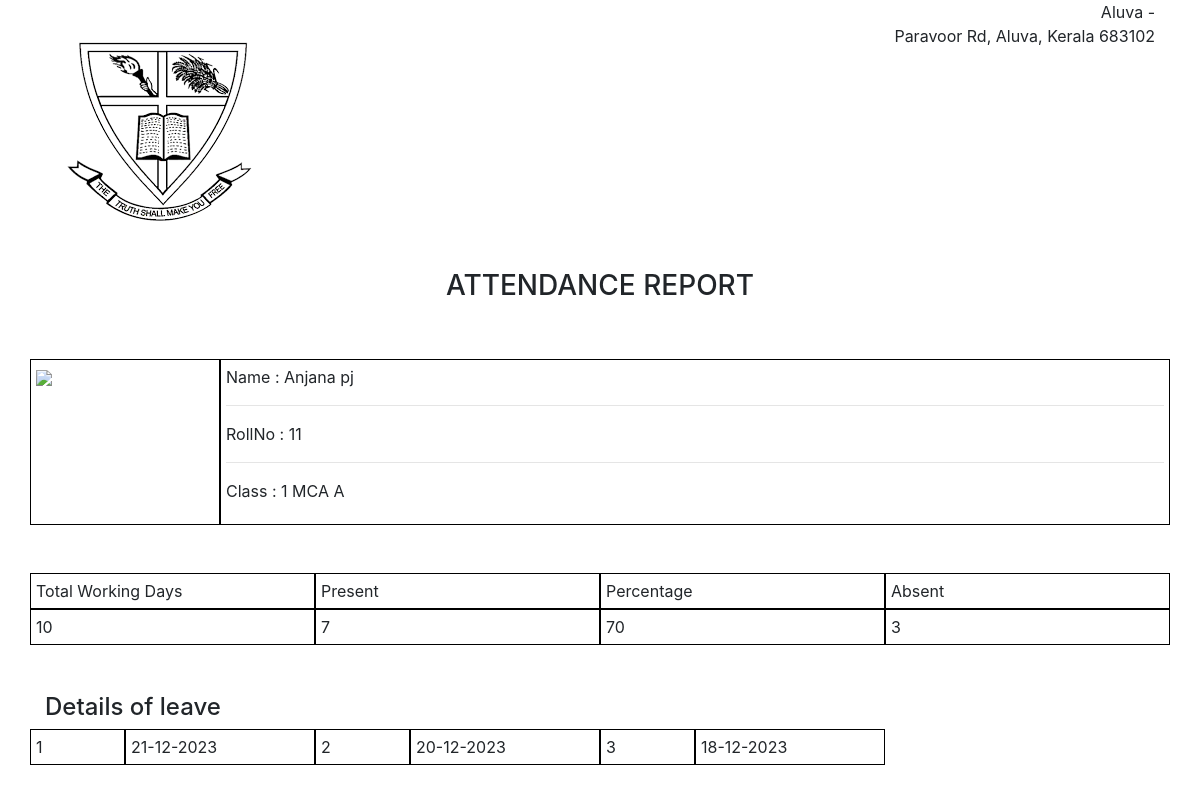
/generateAttendanceReport.php?id=8 (signed in), run on the app's committed database.
### tables this page shows
CREATE TABLE `student` (
  `id` int(11) NOT NULL,
  `name` varchar(50) NOT NULL,
  `class` int(11) NOT NULL,
  `roll` int(11) NOT NULL,
  `email` varchar(100) NOT NULL,
  `phone` varchar(10) NOT NULL,
  `yearOfAdmission` date NOT NULL
);

CREATE TABLE `class` (
  `id` int(11) NOT NULL,
  `name` varchar(250) NOT NULL
);

CREATE TABLE `attendance` (
  `id` int(11) NOT NULL,
  `student` varchar(10) NOT NULL,
  `subject` int(11) NOT NULL,
  `date` date NOT NULL,
  `absent` int(11) NOT NULL
);

### generateAttendanceReport.php (the view, shortened to what this page needs)
<?php
  require 'config.php';
  $records = $conn->prepare('SELECT * FROM student WHERE id = :id');
  $records->bindParam(':id', $_GET['id']);
  $records->execute();
  $student = $records->fetch(PDO::FETCH_ASSOC);
  $records = $conn->prepare('SELECT name FROM class WHERE id = :id');
  $records->bindParam(':id', $student['class']);
  $records->execute();
  $batch = $records->fetch(PDO::FETCH_ASSOC);
  $records = $conn->prepare('SELECT COUNT(id) FROM attendance WHERE student = :studentId AND absent = 1');
  $records->bindParam(':studentId', $student['id']);
  $records->execute();
  $absent = $records->fetch(PDO::FETCH_ASSOC);
  $records = $conn->prepare('SELECT COUNT(id) FROM attendance WHERE student = :studentId');
  $records->bindParam(':studentId', $student['id']);
  $records->execute();
  $totalWorkingDays = $records->fetch(PDO::FETCH_ASSOC);
?>
<!DOCTYPE html>
<html lang="en">
<head>
    <link href="css/bootstrap.min.css" rel="stylesheet">
    <link rel="stylesheet" href="https://use.fontawesome.com/releases/v5.5.0/css/all.css"
>
</head>
<body id="page-top">
    <div class="container">
        <div class="row">
            <div class="col-6">
                <div class="row">
                    <div class="col-8">
                        <img src="img/logo-color.png" class="img-fluid">
                    </div>
                    <div class="col-4"></div>
                </div>
            </div>
            <div class="col-6" style="text-align:right">Aluva -<br>
             Paravoor Rd, Aluva, Kerala 683102</div>
        </div>
        <div class="row">
                <div class="col-12"><br><br></div>
                <div class="col-12">
                    <h3 class="text-center">ATTENDANCE REPORT</h3>
                </div>
                <div class="col-12"><br><br></div>
            <div class="col-12">
                <div class="row">
                    <div class="col-2 box">
                        <img class="img-fluid" src="https://cdn.pixabay.com/photo/2015/10/05/22/37/blank-profile-picture-973460_1280.png">
                    </div>
                    <div class="col-10 box">
                        <p>Name : <?php echo $student['name'] ?><br><hr>
                            RollNo : <?php echo $student['roll'] ?><br><hr>
                            Class : <?php echo $batch['name'] ?></p>
                    </div>
                </div>
            </div>
            <div class="col-12">
                <div class="row">
                    <div class="col-12"><br><br></div>
                    <div class="col-3 box">Total Working Days</div>
                    <div class="col-3 box">Present</div>
                    <div class="col-3 box">Percentage</div>
                    <div class="col-3 box">Absent</div>
                    <div class="col-3 box"><?php echo $totalWorkingDays['COUNT(id)']; ?></div>
                    <div class="col-3 box"><?php echo $totalWorkingDays['COUNT(id)'] - $absent['COUNT(id)']; ?></div>
                    <div class="col-3 box"><?php echo (($totalWorkingDays['COUNT(id)']-$absent['COUNT(id)'])*100)/$totalWorkingDays['COUNT(id)']; ?></div>
                    <div class="col-3 box"><?php echo $absent['COUNT(id)'] ?></div>
                </div>
            </div>
            <div class="col-12">
                <div class="row">
                    <div class="col-12"><br><br></div>
                    <div class="col-12">
                        <h4>Details of leave</h4>
                    </div>
                    <?php
                        $count = 1;
                        foreach($conn->query('SELECT * FROM attendance WHERE student = "'.$student['id'].'" AND absent = 1 ORDER BY date DESC') as $row){
                            $date = date("d-m-Y", strtotime($row['date']));
                            echo '<div class="col-1 box">';
                                echo $count;
                            echo '</div>';
                            echo '<div class="col-2 box">';
                                echo $date;
                            echo '</div>';
                            $count++;
                        }
                    ?>
                </div>
            </div>
        </div>
    </div>
</body>
</html>

### generateAttendanceReport.php (style rules this page uses)
.box { padding: 5px; border-width: 1px; border-style: solid; border-color: black; }

### data on the page
student: name "Anjana pj", roll "11"
class: name "1 MCA A"
attendance: date "21-12-2023"
attendance: date "20-12-2023"
attendance: date "18-12-2023"

### other printed values
$totalWorkingDays['COUNT(id)'] "10"
$totalWorkingDays['COUNT(id)'] - $absent['COUNT(id)'] "7"
$absent['COUNT(id)'] "3"
